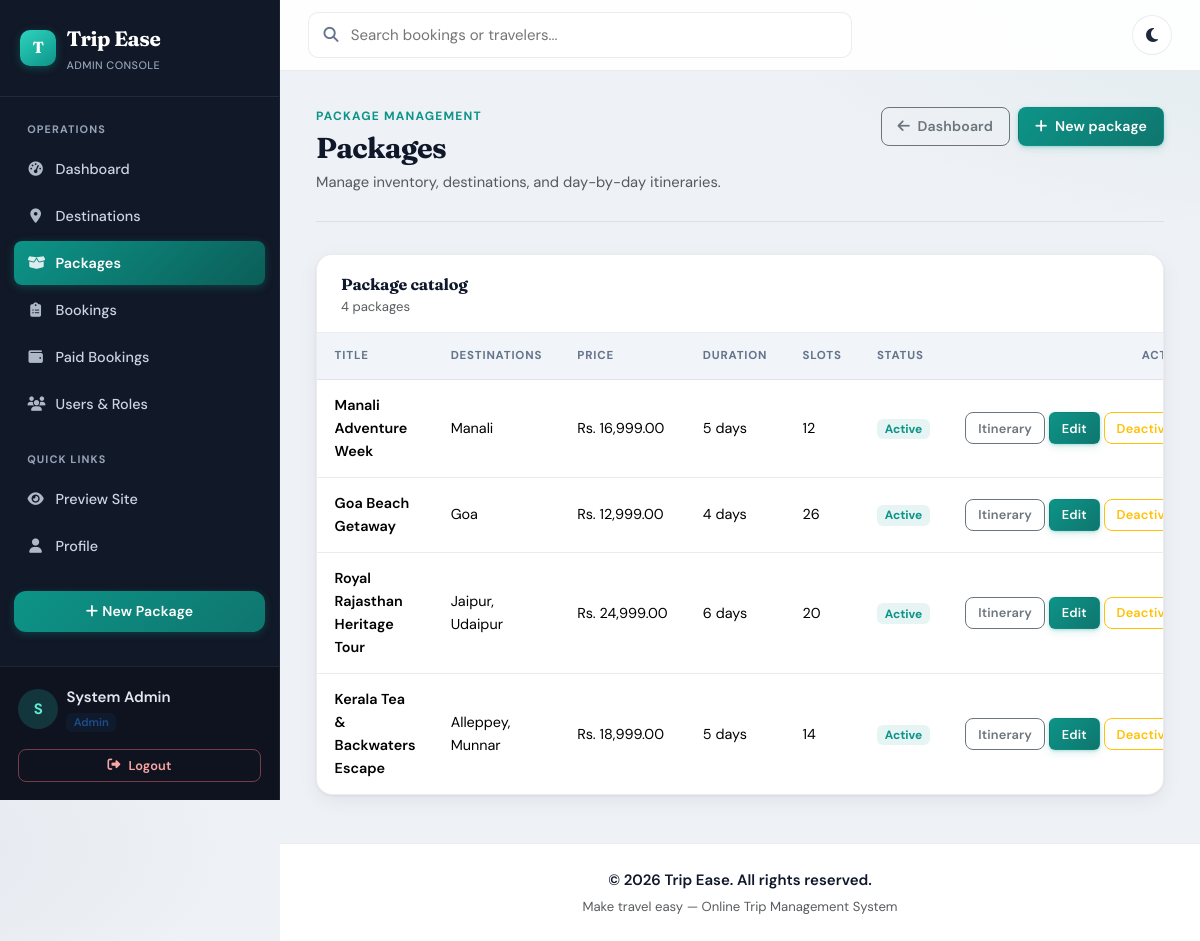
The app's page /admin/packages/list.php (signed in), older data.
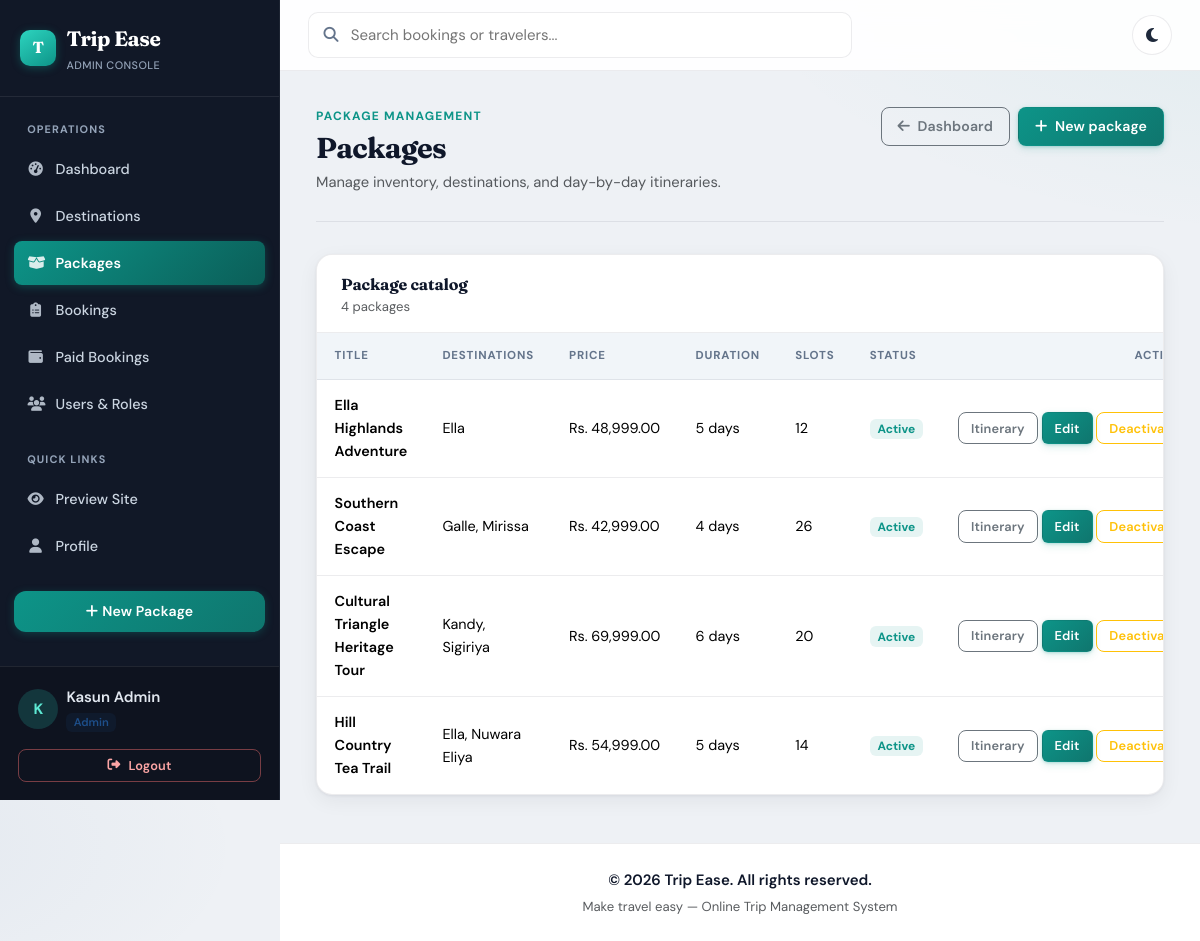
The same page, newer data.
### tables this page shows
CREATE TABLE IF NOT EXISTS packages (
    package_id INT AUTO_INCREMENT PRIMARY KEY,
    title VARCHAR(180) NOT NULL,
    description TEXT NOT NULL,
    price DECIMAL(10,2) NOT NULL DEFAULT 0.00,
    duration_days INT NOT NULL,
    max_participants INT NOT NULL DEFAULT 1,
    available_slots INT NOT NULL DEFAULT 1,
    image VARCHAR(255) NULL,
    inclusions TEXT NULL,
    exclusions TEXT NULL,
    start_date DATE NULL,
    end_date DATE NULL,
    created_by INT NOT NULL,
    status ENUM('active', 'inactive') NOT NULL DEFAULT 'active',
    created_at TIMESTAMP NOT NULL DEFAULT CURRENT_TIMESTAMP,
    updated_at TIMESTAMP NOT NULL DEFAULT CURRENT_TIMESTAMP ON UPDATE CURRENT_TIMESTAMP,
    CONSTRAINT fk_packages_created_by FOREIGN KEY (created_by) REFERENCES users(user_id) ON DELETE RESTRICT
);

### includes/app.php (called while the page is built, shortened)
<?php
function appUrl(string $path = ""): string
{
    $base = rtrim(APP_BASE_PATH, "/");
    return $base . "/" . ltrim($path, "/");
}

### includes/auth.php (called while the page is built, shortened)
<?php
require_once __DIR__ . "/app.php";
function isLoggedIn(): bool
{
    return isset($_SESSION["user_id"]);
}
function currentUserRole(): string
{
    return $_SESSION["user_role"] ?? "traveler";
}
function isAdmin(): bool
{
    return currentUserRole() === "admin";
}
function dashboardPath(): string
{
    if (isAdmin()) {
        return "/admin/index.php";
    }
    return "/dashboard/index.php";
}

### admin/packages/list.php (the view, shortened to what the changed rows need)
<?php
require_once __DIR__ . "/../../includes/auth.php";
require_once __DIR__ . "/../../includes/header.php";
$packages = $pdo->query(
    "SELECT
        p.package_id,
        p.title,
        p.price,
        p.duration_days,
        p.available_slots,
        p.status,
        GROUP_CONCAT(d.name ORDER BY d.name SEPARATOR ', ') AS destination_names
     FROM packages p
     LEFT JOIN package_destinations pd ON pd.package_id = p.package_id
     LEFT JOIN destinations d ON d.destination_id = pd.destination_id
     GROUP BY p.package_id, p.title, p.price, p.duration_days, p.available_slots, p.status
     ORDER BY p.created_at DESC, p.package_id DESC"
)->fetchAll();
?>
<div class="page-header">
    <div>
        <h2>Packages</h2>
    </div>
</div>
<div class="card card-modern card-panel">
    <div class="card-body p-0">
        <div class="table-responsive">
            <table class="table table-app align-middle mb-0">
                <thead>
                    <tr>
                        <th>Title</th>
                        <th>Destinations</th>
                        <th>Price</th>
                        <th>Duration</th>
                        <th>Slots</th>
                        <th>Status</th>
                        <th class="text-end">Actions</th>
                    </tr>
                </thead>
                <tbody>
                <?php foreach ($packages as $package): ?>
                    <tr>
                        <td class="fw-semibold"><?= htmlspecialchars($package["title"]) ?></td>
                        <td><?= htmlspecialchars($package["destination_names"] ?? "—") ?></td>
                        <td class="text-nowrap">Rs. <?= number_format((float)$package["price"], 2) ?></td>
                        <td class="text-nowrap"><?= (int)$package["duration_days"] ?> days</td>
                        <td><?= (int)$package["available_slots"] ?></td>
                        <td><span class="badge badge-soft"><?= htmlspecialchars($package["status"]) ?></span></td>
                        <td class="text-end text-nowrap">
                            <a class="btn btn-sm btn-outline-secondary" href="<?= htmlspecialchars(appUrl('/admin/itineraries/manage.php?package_id=' . (int)$package["package_id"])) ?>">Itinerary</a>
                            <a class="btn btn-sm btn-primary" href="<?= htmlspecialchars(appUrl('/admin/packages/edit.php?id=' . (int)$package["package_id"])) ?>">Edit</a>
                            <form method="post" action="<?= htmlspecialchars(appUrl('/admin/packages/toggle_status.php')) ?>" class="d-inline">
                                <button class="btn btn-sm btn-outline-warning" type="submit">
                                    <?= $package["status"] === "active" ? "Deactivate" : "Activate" ?>
                                </button>
                            </form>
                        </td>
                    </tr>
                <?php endforeach; ?>
                </tbody>
            </table>
        </div>
    </div>
</div>
<?php require_once __DIR__ . "/../../includes/footer.php"; ?>

### includes/header.php (shortened to what the changed rows need)
<?php
require_once __DIR__ . "/auth.php";
$currentUri = $_SERVER["REQUEST_URI"] ?? "";
$isLinkActive = function (string $path) use ($currentUri): string {
    return str_contains($currentUri, $path) ? "active" : "";
};
$useAppShell = isLoggedIn();
$homeHref = $useAppShell ? appUrl(dashboardPath()) : appUrl("/index.php");
$searchAction = isAdmin() ? appUrl("/admin/bookings/list.php") : appUrl("/trips/list.php");
$searchPlaceholder = isAdmin() ? "Search bookings or travelers..." : "Search packages or destinations...";
$searchName = isAdmin() ? "q" : "q";
$topbarQuery = trim((string)($_GET["q"] ?? ""));
?>
<!doctype html>
<html lang="en">
<head>
    <link href="https://cdn.jsdelivr.net/npm/bootstrap@5.3.3/dist/css/bootstrap.min.css" rel="stylesheet">
    <link href="https://cdnjs.cloudflare.com/ajax/libs/font-awesome/6.4.0/css/all.min.css" rel="stylesheet">
    <link href="<?= htmlspecialchars(appUrl('/assets/css/style.css')) ?>" rel="stylesheet">
</head>
<body class="<?= $useAppShell ? "app-body" : "public-body" ?>">
<?php if (!$useAppShell): ?>
    <header class="public-topbar">
        <div class="container d-flex align-items-center justify-content-between py-3">
            <a class="public-brand text-decoration-none" href="<?= htmlspecialchars(appUrl('/index.php')) ?>">
                Trip Ease
            </a>
            <div class="d-flex align-items-center gap-2">
                <button type="button" class="theme-toggle" data-theme-toggle aria-label="Toggle dark mode" title="Toggle dark mode">
                    <i class="fa-solid fa-moon theme-icon-moon" aria-hidden="true"></i>
                    <i class="fa-solid fa-sun theme-icon-sun" aria-hidden="true"></i>
                </button>
                <a class="btn btn-brand btn-sm px-3" href="<?= htmlspecialchars(appUrl('/auth/register.php')) ?>">Create account</a>
            </div>
        </div>
    </header>
    <?php $flash = consumeFlash(); ?>
    <?php if ($flash): ?>
        <?php
        $alertClass = match ($flash["type"]) {
            "success" => "alert-success",
            "danger" => "alert-danger",
            "warning" => "alert-warning",
            default => "alert-info",
        };
        ?>
        <div class="container mt-3">
            <div class="alert <?= $alertClass ?> border-0 shadow-sm rounded-3 mb-0">
                <?= htmlspecialchars($flash["message"]) ?>
            </div>
        </div>
    <?php endif; ?>
    <main class="public-main">
<?php else: ?>
    <div class="sidebar-layout">
        <div class="offcanvas-lg offcanvas-start app-sidebar" tabindex="-1" id="sidebarMenu" aria-labelledby="sidebarMenuLabel">
            <div class="sidebar-header">
                <div class="d-flex justify-content-between align-items-start">
                    <a class="sidebar-brand" id="sidebarMenuLabel" href="<?= htmlspecialchars($homeHref) ?>">
                        <span class="brand-mark">T</span>
                        <span>
                            Trip Ease
                            <small class="d-block sidebar-brand-sub"><?= isAdmin() ? "Admin Console" : "Traveler Workspace" ?></small>
                        </span>
                    </a>
                </div>
            </div>
            <div class="sidebar-menu">
                <nav class="nav flex-column">
                    <?php if (isAdmin()): ?>
                        <div class="sidebar-heading">Operations</div>
                        <a class="sidebar-nav-link <?= $isLinkActive('/admin/index.php') ? 'active' : '' ?>" href="<?= htmlspecialchars(appUrl('/admin/index.php')) ?>">
                            <i class="fa-solid fa-gauge-high"></i> Dashboard
                        </a>
                        <a class="sidebar-nav-link <?= $isLinkActive('/admin/destinations/') ? 'active' : '' ?>" href="<?= htmlspecialchars(appUrl('/admin/destinations/list.php')) ?>">
                            <i class="fa-solid fa-location-dot"></i> Destinations
                        </a>
                        <a class="sidebar-nav-link <?= $isLinkActive('/admin/packages/') || $isLinkActive('/admin/itineraries/') ? 'active' : '' ?>" href="<?= htmlspecialchars(appUrl('/admin/packages/list.php')) ?>">
                            <i class="fa-solid fa-box-open"></i> Packages
                        </a>
                        <a class="sidebar-nav-link <?= $isLinkActive('/admin/bookings/') && !str_contains($currentUri, 'payment=') ? 'active' : '' ?>" href="<?= htmlspecialchars(appUrl('/admin/bookings/list.php')) ?>">
                            <i class="fa-solid fa-clipboard-list"></i> Bookings
                        </a>
                        <a class="sidebar-nav-link <?= str_contains($currentUri, 'payment=success') ? 'active' : '' ?>" href="<?= htmlspecialchars(appUrl('/admin/bookings/list.php?payment=success')) ?>">
                            <i class="fa-solid fa-wallet"></i> Paid Bookings
                        </a>
                        <a class="sidebar-nav-link <?= $isLinkActive('/admin/users/') ? 'active' : '' ?>" href="<?= htmlspecialchars(appUrl('/admin/users/list.php')) ?>">
                            <i class="fa-solid fa-users"></i> Users & Roles
                        </a>
                        <div class="sidebar-heading">Quick Links</div>
                        <a class="sidebar-nav-link <?= $isLinkActive('/trips/') ? 'active' : '' ?>" href="<?= htmlspecialchars(appUrl('/trips/list.php')) ?>">
                            <i class="fa-solid fa-eye"></i> Preview Site
                        </a>
                        <a class="sidebar-nav-link <?= $isLinkActive('/profile/') ? 'active' : '' ?>" href="<?= htmlspecialchars(appUrl('/profile/edit.php')) ?>">
                            <i class="fa-solid fa-user"></i> Profile
                        </a>
                        <a class="btn btn-brand sidebar-cta" href="<?= htmlspecialchars(appUrl('/admin/packages/create.php')) ?>">
                            <i class="fa-solid fa-plus me-1"></i> New Package
                        </a>
                    <?php endif; ?>
                </nav>
            </div>
            <div class="sidebar-profile">
                <div class="d-flex align-items-center mb-3">
                    <div class="avatar-circle me-2"><?= strtoupper(substr($_SESSION["user_name"] ?? "U", 0, 1)) ?></div>
                    <div class="overflow-hidden">
                        <div class="fw-semibold text-truncate" style="max-width: 160px;"><?= htmlspecialchars($_SESSION["user_name"] ?? "User") ?></div>
                        <span class="badge badge-role badge-role-<?= htmlspecialchars(currentUserRole()) ?>"><?= htmlspecialchars(currentUserRole()) ?></span>
                    </div>
                </div>
                <a class="btn btn-outline-danger btn-sm sidebar-footer-btn" href="<?= htmlspecialchars(appUrl('/auth/logout.php')) ?>">
                    <i class="fa-solid fa-right-from-bracket"></i> Logout
                </a>
            </div>
        </div>
        <div class="main-content">
            <div class="app-topbar">
                <form class="topbar-search" method="get" action="<?= htmlspecialchars($searchAction) ?>" role="search">
                    <i class="fa-solid fa-magnifying-glass" aria-hidden="true"></i>
                    <input type="search" name="<?= htmlspecialchars($searchName) ?>" value="<?= htmlspecialchars($topbarQuery) ?>" placeholder="<?= htmlspecialchars($searchPlaceholder) ?>" aria-label="Search">
                </form>
                <div class="topbar-actions">
                    <button type="button" class="theme-toggle" data-theme-toggle aria-label="Toggle dark mode" title="Toggle dark mode">
                        <i class="fa-solid fa-moon theme-icon-moon" aria-hidden="true"></i>
                    </button>
                </div>
            </div>
            <main class="container-fluid p-4 pb-5">
<?php endif; ?>

Row changes from the older to the newer data that the page shows:
changed packages: title "Manali Adventure Week" → "Ella Highlands Adventure"; destination_names "Manali" → "Ella"; price "16,999.00" → "48,999.00"
changed packages: title "Goa Beach Getaway" → "Southern Coast Escape"; destination_names "Goa" → "Galle, Mirissa"; price "12,999.00" → "42,999.00"
changed packages: title "Royal Rajasthan Heritage Tour" → "Cultural Triangle Heritage Tour"; destination_names "Jaipur, Udaipur" → "Kandy, Sigiriya"; price "24,999.00" → "69,999.00"
changed packages: title "Kerala Tea & Backwaters Escape" → "Hill Country Tea Trail"; destination_names "Alleppey, Munnar" → "Ella, Nuwara Eliya"; price "18,999.00" → "54,999.00"
Text that changed along with them:
substr($_SESSION["user_name"] ?? "U", 0, 1): "S" → "K"
$_SESSION["user_name"]: "System Admin" → "Kasun Admin"
